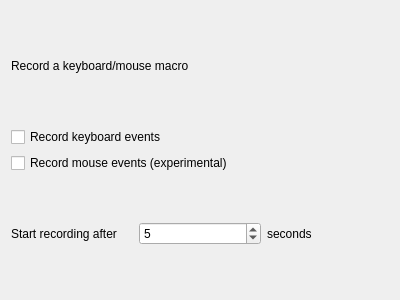
<?xml version="1.0" encoding="UTF-8"?>
<ui version="4.0">
 <class>Form</class>
 <widget class="QWidget" name="Form">
  <property name="geometry">
   <rect>
    <x>0</x>
    <y>0</y>
    <width>400</width>
    <height>300</height>
   </rect>
  </property>
  <property name="windowTitle">
   <string>Form</string>
  </property>
  <layout class="QVBoxLayout" name="verticalLayout">
   <item>
    <widget class="QLabel" name="label">
     <property name="text">
      <string>Record a keyboard/mouse macro</string>
     </property>
    </widget>
   </item>
   <item>
    <widget class="QCheckBox" name="recKeyboardButton">
     <property name="text">
      <string>Record keyboard events</string>
     </property>
    </widget>
   </item>
   <item>
    <widget class="QCheckBox" name="recMouseButton">
     <property name="text">
      <string>Record mouse events (experimental)</string>
     </property>
    </widget>
   </item>
   <item>
    <layout class="QHBoxLayout" name="horizontalLayout">
     <item>
      <widget class="QLabel" name="label_2">
       <property name="text">
        <string>Start recording after</string>
       </property>
      </widget>
     </item>
     <item>
      <widget class="QSpinBox" name="secondsSpinBox">
       <property name="value">
        <number>5</number>
       </property>
      </widget>
     </item>
     <item>
      <widget class="QLabel" name="label_3">
       <property name="text">
        <string>seconds</string>
       </property>
      </widget>
     </item>
    </layout>
   </item>
  </layout>
 </widget>
 <resources/>
 <connections/>
</ui>
